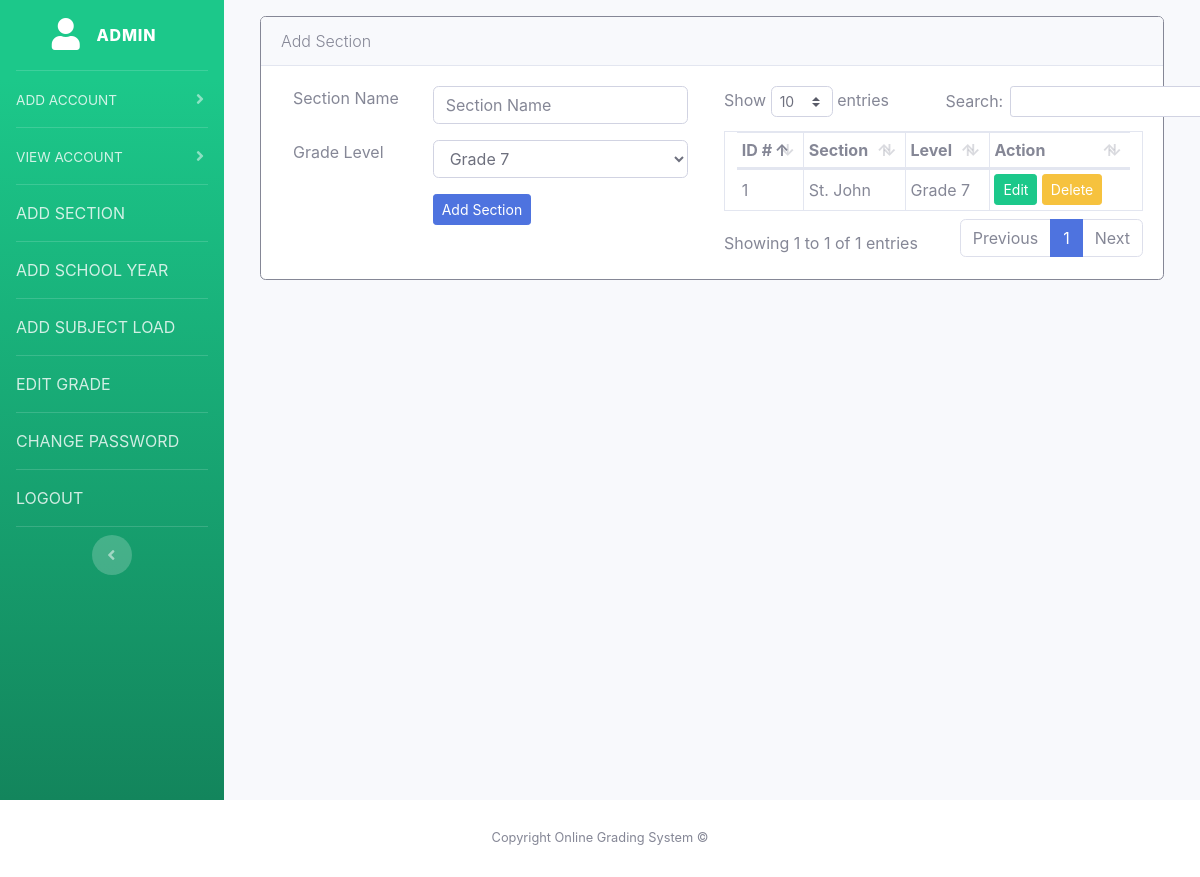
The page /index.php?p=principals&a=add-section (signed in) on the database its author committed.
### tables this page shows
CREATE TABLE `section` (
  `id` int NOT NULL,
  `name` varchar(255) DEFAULT NULL,
  `level_id` int NOT NULL
);

CREATE TABLE `levels` (
  `id` int NOT NULL,
  `name` varchar(255) DEFAULT NULL
);

### index.php (called while the page is built, shortened)
<?php
include 'views/inc/header.php';
include 'sys/routes.php';
include 'views/inc/footer.php';
?>

### views/admin/add-section.php (the view, shortened to what this page needs)
<div class="card border-secondary mt-3">
  <div class="card-header">
  	<p class="lead m-0">Add Section</p>
  </div>
  <div class="card-body row">
    <div class="col-md-6">
        <form class="col-md-12" action="<?php echo htmlspecialchars($_SERVER['PHP_SELF']); ?>" method="POST">
        	<div class="form-group row">
        		<div class="col-4">
        				Section Name
        		</div>
        		<div class="col-8">
        			<input class="form-control" placeholder="Section Name" type="text" name="section" required>
        		</div>
        	</div>
          <div class="form-group row">
            <div class="col-4">
                Grade Level
            </div>
            <div class="col-8">
              <select class="form-control" name="level_id">
                <?php  foreach ($levels as $key => $level) { ?>
                    <option value="<?php echo $level['id']; ?>"><?php echo $level['name']; ?></option>
                <?php } ?>
              </select>
            </div>
          </div>
        	<div class="form-group row">
        		<div class="col-4"></div>
        		<div class="col-8">
        				<button class="btn btn-sm btn-primary" type="submit" name="add-section">Add Section</button>
        		</div>
        	</div>
        </form>
    </div>
    <div class="col-md-6">
        <table id="add-section-table" class="table-bordered table-sm m-auto col-md-12">
            <thead>
                <tr>
                    <th>ID #</th>
                    <th>Section</th>
                    <th>Level</th>
                    <th>Action</th>
                </tr>
            </thead>
            <tbody>
              <?php  foreach ($sections as $key => $section ) { ?>
                <tr>
                    <td><?php  echo $section['id']; ?></td>
                    <td><?php  echo $section['name']; ?></td>
                    <td><?php  echo $section['level_name']; ?></td>
                    <td>
                        <button class="btn btn-success btn-sm" data-toggle="modal" data-target="#edit-modal-<?php echo $section['id']; ?>">Edit</button>
                        <button class="btn btn-warning btn-sm" data-toggle="modal" data-target="#delete-modal-<?php echo $section['id']; ?>">Delete</button>
                    </td>
                </tr>
              <?php  } ?>
            </tbody>
        </table>
    </div>
  </div>
</div>

### rows shown on the page
section: id "1", name "St. John", level.name "Grade 7"

### other values the page prints
$navbar['title'] "ADMIN"
str_replace("-"," ",$key) "ADD ACCOUNT"
str_replace("-"," ",$key) "VIEW ACCOUNT"
str_replace("-"," ",$key) "ADD SECTION"
str_replace("-"," ",$key) "ADD SCHOOL YEAR"
str_replace("-"," ",$key) "ADD SUBJECT LOAD"
str_replace("-"," ",$key) "EDIT GRADE"
str_replace("-"," ",$key) "CHANGE PASSWORD"
str_replace("-"," ",$key) "LOGOUT"
form field level_id "Grade 7"
